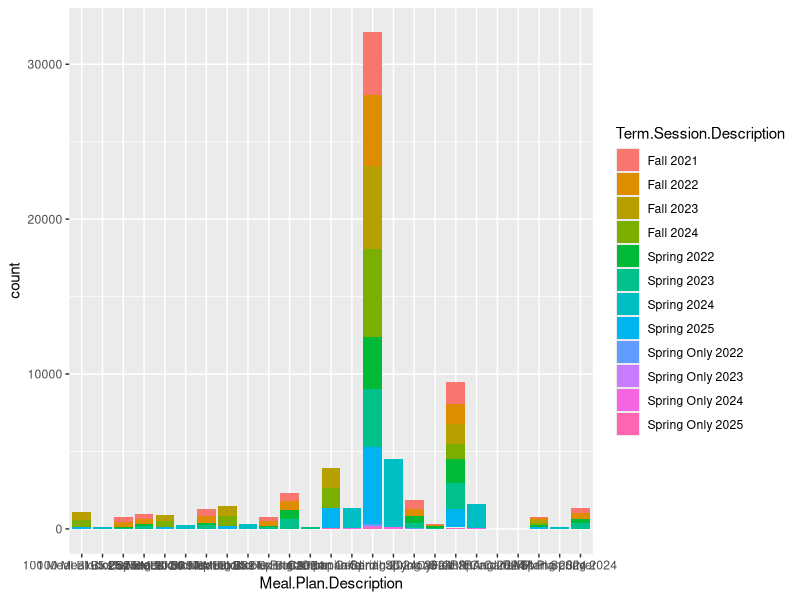
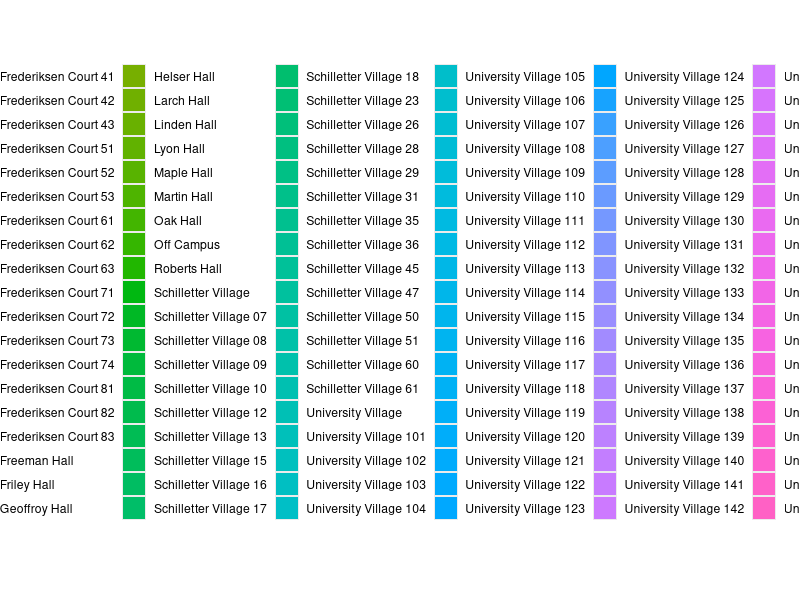
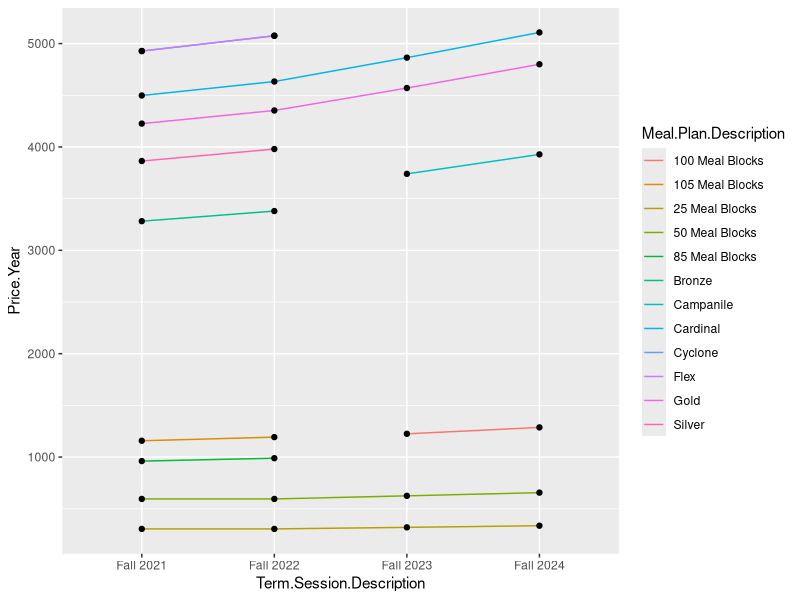

These figures' R source, in order:
library(dplyr)
library(ggplot2)
library(tidyr)
library(plyr)

#Pulling in the data
joined_Data <- read.csv("./data_folder/transformed_data/Combined_Data.csv")
meal_plan_price <- read.csv("./data_folder/transformed_data/Clean_Meal_Plan_Prices.csv")
merged <- read.csv("./data_folder/raw/Reddit_Webscraped/MergedDataset.csv")

#Plots the count of each meal plan and splits by term
ggplot(joined_Data, aes(x = Meal.Plan.Description, fill = Term.Session.Description)) + geom_bar()


ggplot(joined_Data, aes(x = Meal.Plan.Description, fill = Room.Location.Description)) + geom_bar()
#Plots yearly meal plan price over time the last 3 years
ggplot(meal_plan_price[, 1:3] %>% filter(grepl('Fall', Term.Session.Description)) %>% drop_na(), 
       aes(x = Term.Session.Description, y = Price.Year, group = Meal.Plan.Description)) + 
  geom_line(aes(colour = Meal.Plan.Description)) + geom_point()

#Formatting data set types
meal_plan_price$Term.Session.Description <- as.factor(meal_plan_price$Term.Session.Description)

#This is price per year as price each semester has been the same for multiple years
tapply(meal_plan_price$Price.Year, meal_plan_price$Term.Session.Description, summary)